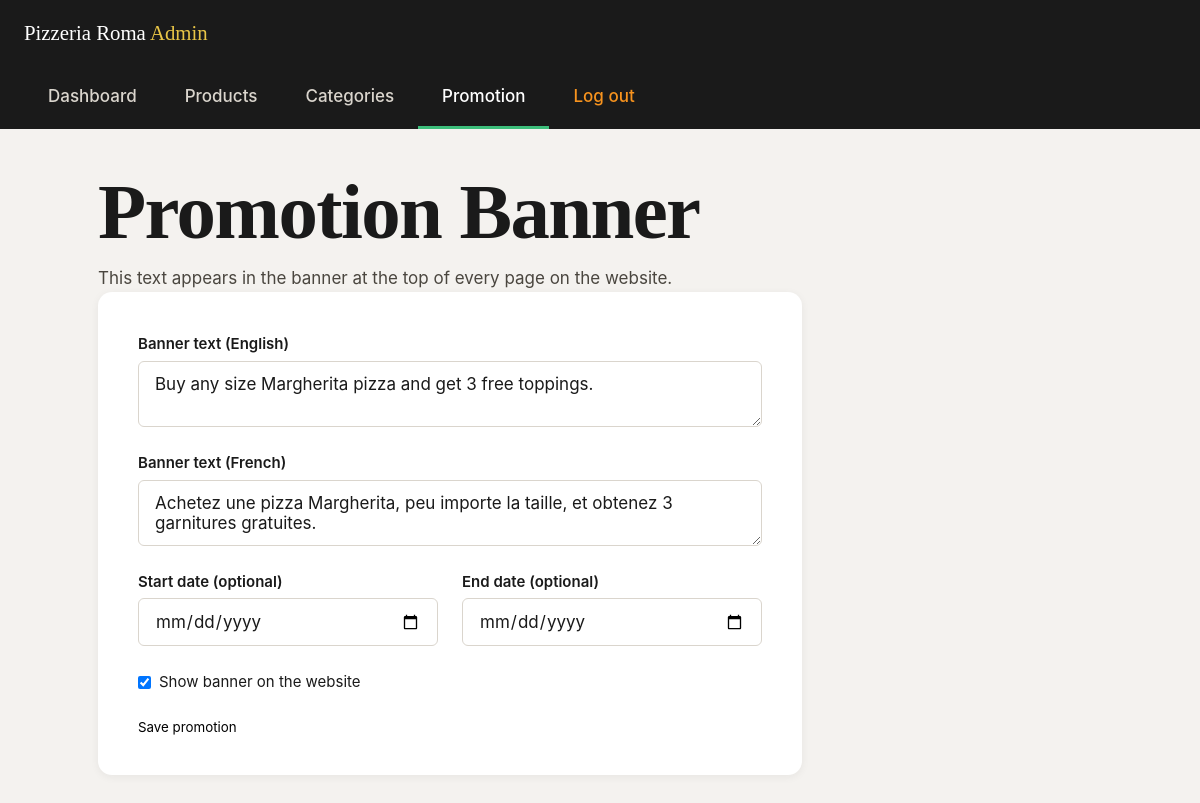
The page /admin/promociones.php (signed in) on the database its author committed.
### tables this page shows
CREATE TABLE `promotions` (
  `id` int unsigned NOT NULL AUTO_INCREMENT,
  `text_en` varchar(255) NOT NULL,
  `text_fr` varchar(255) NOT NULL,
  `is_active` tinyint(1) NOT NULL DEFAULT '0',
  `start_date` date DEFAULT NULL,
  `end_date` date DEFAULT NULL,
  `created_at` datetime NOT NULL DEFAULT CURRENT_TIMESTAMP,
  `updated_at` datetime NOT NULL DEFAULT CURRENT_TIMESTAMP ON UPDATE CURRENT_TIMESTAMP,
  PRIMARY KEY (`id`)
);

### admin/promociones.php (the view, shortened to what this page needs)
<?php
$pdo = require ROOT_PATH . '/config/db.php';
$promo = $pdo->query('SELECT * FROM promotions ORDER BY id DESC LIMIT 1')->fetch();
include __DIR__ . '/includes/layout-header.php';
?>
<h1>Promotion Banner</h1>
<p class="u-text-muted">This text appears in the banner at the top of every page on the website.</p>
<form method="post" class="admin-form">
  <div class="admin-form__field">
    <label for="text_en">Banner text (English)</label>
    <textarea id="text_en" name="text_en" rows="2" required><?= htmlspecialchars((string) $promo['text_en']) ?></textarea>
  </div>
  <div class="admin-form__field">
    <label for="text_fr">Banner text (French)</label>
    <textarea id="text_fr" name="text_fr" rows="2" required><?= htmlspecialchars((string) $promo['text_fr']) ?></textarea>
  </div>
  <div class="admin-form__row">
    <div class="admin-form__field">
      <label for="start_date">Start date (optional)</label>
      <input id="start_date" name="start_date" type="date" value="<?= htmlspecialchars((string) $promo['start_date']) ?>">
    </div>
    <div class="admin-form__field">
      <label for="end_date">End date (optional)</label>
      <input id="end_date" name="end_date" type="date" value="<?= htmlspecialchars((string) $promo['end_date']) ?>">
    </div>
  </div>
  <div class="admin-form__row admin-form__row--checkboxes">
    <label class="admin-checkbox">
      <input type="checkbox" name="is_active" value="1" <?= $promo['is_active'] ? 'checked' : '' ?>>
      Show banner on the website
    </label>
  </div>
  <div class="admin-form__actions">
    <button type="submit" class="btn btn--primary">Save promotion</button>
  </div>
</form>
<?php include __DIR__ . '/includes/layout-footer.php'; ?>

### css/tokens.css (style rules this page uses)
:root { --color-red: #C1272D; --color-red-intense: #D42B1E; --color-red-dark: #8F1D22; --color-black: #1A1A1A; --color-black-pure: #000000; --color-mint: #3DBE7B; --color-mint-bright: #4CC98A; --color-gold: #E8C547; --color-gold-dark: #D4A937; --color-fire-orange: #F7931E; --color-fire-burnt: #E84E1B; --color-white: #FFFFFF; --color-cream: #FAF7F2; --color-grey-100: #F4F2EF; --color-grey-300: #DAD5CD; --color-grey-500: #8A8580; --color-grey-700: #4A463F; --gradient-red: linear-gradient(135deg, var(--color-red) 0%, var(--color-red-intense) 100%); --gradient-fire: linear-gradient(135deg, var(--color-gold) 0%, var(--color-fire-orange) 55%, var(--color-fire-burnt) 100%); --gradient-dark: linear-gradient(180deg, var(--color-black) 0%, var(--color-black-pure) 100%); --color-bg: var(--color-white); --color-bg-alt: var(--color-cream); --color-bg-dark: var(--color-black); --color-text: var(--color-black); --color-text-muted: var(--color-grey-700); --color-text-on-dark: var(--color-white); --color-border: var(--color-grey-300); --color-accent: var(--color-mint); --color-cta: var(--color-red); --color-cta-hover: var(--color-red-dark); --color-focus-ring: var(--color-mint-bright); --font-display: 'Fraunces', 'Georgia', serif; --font-body: 'Inter', -apple-system, BlinkMacSystemFont, 'Segoe UI', sans-serif; --fs-xs: clamp(0.75rem, 0.72rem + 0.15vw, 0.8125rem); --fs-sm: clamp(0.875rem, 0.84rem + 0.18vw, 0.9375rem); --fs-base: clamp(1rem, 0.96rem + 0.2vw, 1.0625rem); --fs-md: clamp(1.125rem, 1.06rem + 0.32vw, 1.3125rem); --fs-lg: clamp(1.375rem, 1.24rem + 0.65vw, 1.75rem); --fs-xl: clamp(1.75rem, 1.5rem + 1.25vw, 2.5rem); --fs-2xl: clamp(2.25rem, 1.85rem + 2vw, 3.5rem); --fs-3xl: clamp(3rem, 2.3rem + 3.5vw, 5.25rem); --lh-tight: 1.1; --lh-snug: 1.3; --lh-body: 1.65; --fw-regular: 400; --fw-medium: 500; --fw-semibold: 600; --fw-bold: 700; --fw-black: 900; --tracking-tight: -0.02em; --tracking-wide: 0.06em; --space-3xs: 0.25rem; --space-2xs: 0.5rem; --space-xs: 0.75rem; --space-sm: 1rem; --space-md: 1.5rem; --space-lg: 2.5rem; --space-xl: 4rem; --space-2xl: 6rem; --space-3xl: 9rem; --container-max: 1240px; --container-pad: clamp(1.25rem, 4vw, 3rem); --radius-sm: 6px; --radius-md: 14px; --radius-lg: 28px; --radius-full: 999px; --shadow-sm: 0 2px 8px rgba(26, 26, 26, 0.06); --shadow-md: 0 8px 24px rgba(26, 26, 26, 0.10); --shadow-lg: 0 20px 48px rgba(26, 26, 26, 0.16); --shadow-red-glow: 0 12px 32px rgba(193, 39, 45, 0.25); --ease-standard: cubic-bezier(0.4, 0, 0.2, 1); --ease-out: cubic-bezier(0.16, 1, 0.3, 1); --duration-fast: 180ms; --duration-base: 260ms; --duration-slow: 420ms; --duration-slower: 560ms; --cursor-default: auto; --cursor-pointer: pointer; --z-base: 1; --z-promo-banner: 60; --z-header: 100; --z-lang-switch: 110; --z-mobile-nav: 200; --z-modal: 500; --z-toast: 800; }

### css/base.css (style rules this page uses)
*, *::before, *::after { box-sizing: border-box; margin: 0; padding: 0; }
html { -webkit-text-size-adjust: 100%; scroll-behavior: smooth; cursor: var(--cursor-default); }
body { font-family: var(--font-body); font-size: var(--fs-base); line-height: var(--lh-body); color: var(--color-text); background-color: var(--color-bg); -webkit-font-smoothing: antialiased; text-rendering: optimizeLegibility; overflow-x: hidden; }
h1, h2, h3, h4, h5, h6 { font-family: var(--font-display); line-height: var(--lh-tight); letter-spacing: var(--tracking-tight); font-weight: var(--fw-semibold); text-wrap: balance; }
h1 { font-size: var(--fs-3xl); }
p { text-wrap: pretty; }
button { font-family: inherit; cursor: var(--cursor-pointer); background: none; border: none; }
input, textarea, select { font-family: inherit; font-size: inherit; color: inherit; }
input, textarea { cursor: text; }

### css/utilities.css (style rules this page uses)
.u-text-muted { color: var(--color-text-muted); }

### rows shown on the page
promotions: text_en "Buy any size Margherita pizza and get 3 free toppings.", text_fr "Achetez une pizza Margherita, peu importe la taille, et obtenez 3 garnitures gratuites.", is_active "☑"
